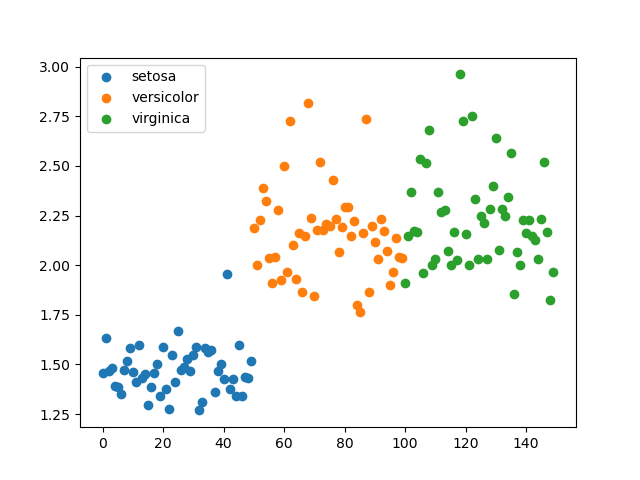

Generate this figure with Python:
import matplotlib.pyplot as plt
import seaborn as sns

'''
iris = sns.load_dataset("iris")
iris["ID"] = iris.index
iris["ratio"] = iris["sepal_length"]/iris["sepal_width"]

sns.lmplot(x="ID", y="ratio", data=iris, hue="species", fit_reg=False, legend=False)

plt.legend()
plt.show()
'''
import matplotlib.pyplot as plt
import seaborn as sns
iris = sns.load_dataset("iris")

ratio = iris["sepal_length"]/iris["sepal_width"]

for name, group in iris.groupby("species"):
    plt.scatter(group.index, ratio[group.index], label=name)

plt.legend()
plt.savefig('scatterplot.png')
plt.show()
